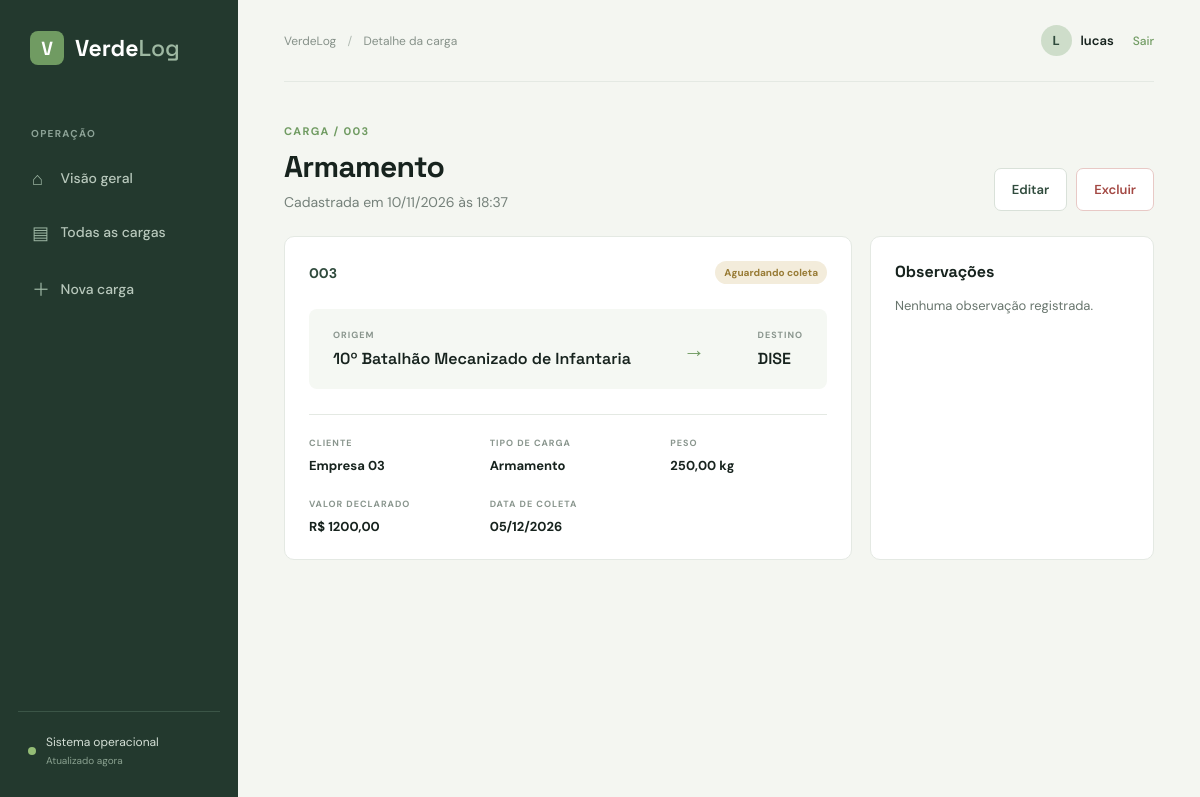
Page /cargas/4/ (signed in) on the committed database.
### cargas/models.py (models this page shows, shortened)
class Carga(models.Model):
    class Status(models.TextChoices):
        AGUARDANDO = 'aguardando', 'Aguardando coleta'
        EM_TRANSITO = 'em_transito', 'Em trânsito'
        ENTREGUE = 'entregue', 'Entregue'
        CANCELADA = 'cancelada', 'Cancelada'
    codigo = models.CharField('código', max_length=20, unique=True)
    descricao = models.CharField('descrição da carga', max_length=160)
    cliente = models.CharField('cliente', max_length=120)
    origem = models.CharField('origem', max_length=120)
    destino = models.CharField('destino', max_length=120)
    tipo = models.CharField('tipo de carga', max_length=80)
    peso = models.DecimalField('peso (kg)', max_digits=10, decimal_places=2)
    valor = models.DecimalField('valor da carga', max_digits=12, decimal_places=2)
    data_coleta = models.DateField('data prevista para coleta')
    status = models.CharField(
        'status',
        max_length=20,
        choices=Status.choices,
        default=Status.AGUARDANDO,
    )
    observacoes = models.TextField('observações', blank=True)
    criado_em = models.DateTimeField('criado em', auto_now_add=True)
    atualizado_em = models.DateTimeField('atualizado em', auto_now=True)
    class Meta:
        ordering = ['-criado_em']
        verbose_name = 'carga'
        verbose_name_plural = 'cargas'

### cargas/views.py (the view)
# urls.py: path('cargas/<int:pk>/', views.detalhe, name='detalhe'),
@login_required
def detalhe(request, pk):
    return render(request, 'cargas/detalhe.html', {
        'carga': get_object_or_404(Carga, pk=pk),
    })

### templates/cargas/detalhe.html (shortened to what this page needs)
{% extends 'base.html' %}
{% block breadcrumb %}Detalhe da carga{% endblock %}
{% block content %}
<div class="page-heading compact"><div><p class="eyebrow">Carga / {{ carga.codigo }}</p><h1>{{ carga.descricao }}</h1><p class="subtitle">Cadastrada em {{ carga.criado_em|date:"d/m/Y \à\s H:i" }}</p></div><div class="heading-actions"><a class="button secondary" href="{% url 'cargas:editar' carga.pk %}">Editar</a><a class="button danger-outline" href="{% url 'cargas:excluir' carga.pk %}">Excluir</a></div></div>
<div class="detail-grid"><section class="panel"><div class="detail-top"><span class="code-link">{{ carga.codigo }}</span><span class="badge {{ carga.status }}">{{ carga.get_status_display }}</span></div><div class="route-card"><div><small>ORIGEM</small><strong>{{ carga.origem }}</strong></div><span>→</span><div><small>DESTINO</small><strong>{{ carga.destino }}</strong></div></div><div class="detail-items"><div><small>CLIENTE</small><strong>{{ carga.cliente }}</strong></div><div><small>TIPO DE CARGA</small><strong>{{ carga.tipo }}</strong></div><div><small>PESO</small><strong>{{ carga.peso|floatformat:2 }} kg</strong></div><div><small>VALOR DECLARADO</small><strong>R$ {{ carga.valor|floatformat:2 }}</strong></div><div><small>DATA DE COLETA</small><strong>{{ carga.data_coleta|date:"d/m/Y" }}</strong></div></div></section><aside class="panel note"><h2>Observações</h2><p>{{ carga.observacoes|default:"Nenhuma observação registrada."|linebreaksbr }}</p></aside></div>
{% endblock %}

### templates/base.html (shortened to what this page needs)
{% load static %}
<!doctype html>
<html lang="pt-br">
<head>
  <link rel="stylesheet" href="{% static 'css/app.css' %}">
</head>
<body>
  <aside class="sidebar">
    <a class="brand" href="{% url 'cargas:dashboard' %}"><span class="brand-mark">V</span><span>Verde<span class="brand-light">Log</span></span></a>
    <p class="menu-label">Operação</p>
    <nav>
      <a class="{% if request.resolver_match.url_name == 'dashboard' %}active{% endif %}" href="{% url 'cargas:dashboard' %}"><span>⌂</span> Visão geral</a>
      <a class="{% if request.resolver_match.url_name == 'lista' %}active{% endif %}" href="{% url 'cargas:lista' %}"><span>▤</span> Todas as cargas</a>
      <a class="{% if request.resolver_match.url_name == 'criar' %}active{% endif %}" href="{% url 'cargas:criar' %}"><span>＋</span> Nova carga</a>
    </nav>
    <div class="sidebar-bottom"><span class="status-dot"></span><span>Sistema operacional<br><small>Atualizado agora</small></span></div>
  </aside>
  <main class="main-content">
    <header class="topbar">
      <div class="breadcrumb">VerdeLog <span>/</span> {% block breadcrumb %}Visão geral{% endblock %}</div>
      {% if user.is_authenticated %}<div class="topbar-user"><span class="avatar">{{ user.username|first|upper }}</span><span>{{ user.get_short_name|default:user.username }}</span><form class="logout-form" method="post" action="{% url 'logout' %}">{% csrf_token %}<button class="logout-link" type="submit">Sair</button></form></div>{% endif %}
    </header>
    {% block content %}{% endblock %}
  </main>
</body>
</html>

### static/css/app.css (style rules this page uses)
:root { --moss:#304b3d;--moss-dark:#23392e;--leaf:#709b62;--leaf-light:#e4eee0;--matte:#f4f6f1;--ink:#17231e;--muted:#75817a;--line:#e4e9e3;--white:#fff }
* { box-sizing:border-box }
body { margin:0;background:var(--matte);color:var(--ink);font:14px "DM Sans",sans-serif }
.sidebar { background:var(--moss-dark);color:#e8f0e9;position:fixed;inset:0 auto 0 0;width:238px;padding:31px 18px;display:flex;flex-direction:column }
.brand { display:flex;align-items:center;gap:11px;color:#fff;text-decoration:none;font:700 23px "Space Grotesk";padding:0 12px }
.brand-mark { background:var(--leaf);border-radius:8px;display:grid;place-items:center;width:34px;height:34px;font-size:19px }
.brand-light { font-weight:500;color:#9eb8a2 }
.menu-label { color:#8ca296;text-transform:uppercase;letter-spacing:1.3px;font-size:10px;font-weight:700;margin:62px 13px 15px }
nav { display:grid;gap:6px }
nav a { border-radius:8px;color:#b8c8bc;padding:12px 14px;text-decoration:none;font-size:14px;font-weight:500 }
nav a span { display:inline-block;width:25px;font-size:18px;vertical-align:-2px;color:#9db6a3 }
.sidebar-bottom { border-top:1px solid #3b5547;margin-top:auto;padding:21px 10px 0;display:flex;gap:10px;align-items:center;font-size:12px;color:#d4dfd6;line-height:1.5 }
.sidebar-bottom small { color:#89a08f }
.status-dot { background:#94bd76;border-radius:50%;width:8px;height:8px }
.main-content { margin-left:238px;min-height:100vh;padding:0 46px 55px }
.topbar { height:82px;border-bottom:1px solid var(--line);display:flex;justify-content:space-between;align-items:center }
.breadcrumb { font-size:12px;color:#87928a }
.breadcrumb span { margin:0 8px;color:#b0bab2 }
.topbar-user { display:flex;align-items:center;gap:9px;font-weight:600;font-size:13px }
.avatar { background:#ceddca;border-radius:50%;color:var(--moss);display:grid;place-items:center;width:31px;height:31px;font-weight:700 }
.page-heading { display:flex;align-items:flex-end;justify-content:space-between;padding:42px 0 30px }
.page-heading.compact { padding-bottom:25px }
.eyebrow { color:var(--leaf);font-size:11px;text-transform:uppercase;letter-spacing:1.3px;font-weight:700;margin:0 0 9px }
.page-heading h1 { font:700 30px "Space Grotesk";margin:0 0 7px;letter-spacing:-.7px }
.subtitle { color:var(--muted);margin:0 }
.button { border:0;border-radius:7px;cursor:pointer;display:inline-block;font:600 13px "DM Sans";padding:12px 17px;text-decoration:none;transition:.2s }
.button.secondary { background:#fff;border:1px solid #d9e1d9;color:var(--moss) }
.button.danger,.danger-outline { color:#a34843 }
.danger-outline { border:1px solid #e8c9c6;background:#fff }
.heading-actions { display:flex;gap:9px }
.panel { background:#fff;border:1px solid var(--line);border-radius:10px }
.panel-heading h2,.form-section h2,.note h2 { font:700 16px "Space Grotesk";margin:0 0 5px }
.code-link { color:var(--moss);font-weight:700;text-decoration:none }
.badge { display:inline-block;border-radius:20px;padding:5px 9px;font-size:10px;font-weight:700 }
.badge.aguardando { background:#f3ecdb;color:#987b35 }
.detail-grid { display:grid;grid-template-columns:2fr 1fr;gap:18px }
.detail-grid>.panel { padding:24px }
.detail-top { display:flex;justify-content:space-between;align-items:center }
.route-card { background:#f5f8f3;border-radius:8px;display:flex;justify-content:space-between;align-items:center;margin:25px 0;padding:20px 24px }
.route-card small,.detail-items small { display:block;color:#8a968e;font-size:9px;font-weight:700;letter-spacing:1px;margin-bottom:7px }
.route-card strong { font:600 16px "Space Grotesk" }
.route-card>span { color:var(--leaf);font-size:22px }
.detail-items { border-top:1px solid var(--line);display:grid;grid-template-columns:repeat(3,1fr);gap:24px;padding-top:22px }
.detail-items strong { font-size:13px }
.note p { color:#68756d;font-size:13px;line-height:1.7 }
.logout-form { margin-left:10px }
.logout-link { background:none;border:0;color:var(--leaf);cursor:pointer;font:500 12px "DM Sans";padding:0 }

### rows in the picture
Carga: codigo "003", descricao "Armamento", criado_em "10/11/2026 às 18:37", status "Aguardando coleta", origem "10º Batalhão Mecanizado de Infantaria", destino "DISE", cliente "Empresa 03", tipo "Armamento", peso "250,00", valor "1200,00", data_coleta "05/12/2026", observacoes "Nenhuma observação registrada."

### other values in the picture
{{ user.username|first|upper }} "L"
{{ user.get_short_name|default:user.username }} "lucas"
